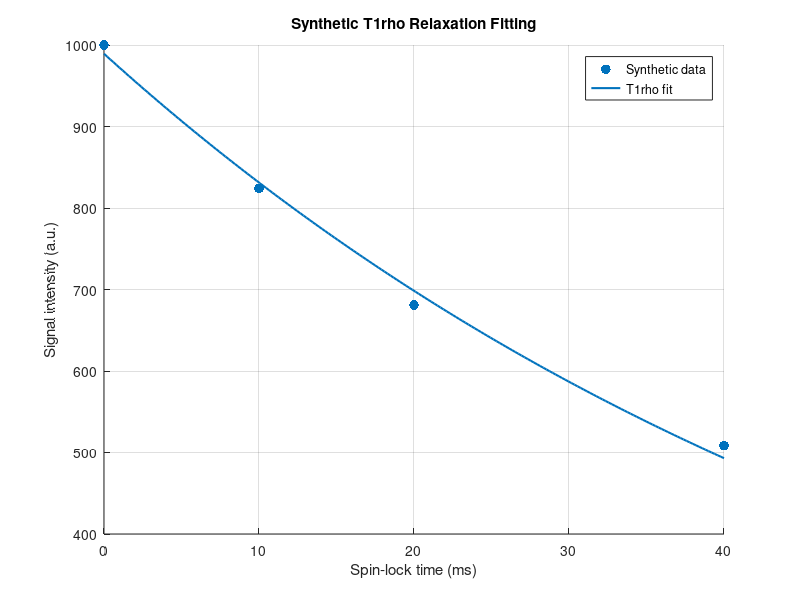

The MATLAB script that drew this image:
%% T1rho Relaxation Fitting Example
% Example of T1rho relaxation-time fitting using synthetic MRI data.
%
% The script generates a mono-exponential T1rho decay, adds Gaussian
% noise, estimates T1rho using nonlinear least-squares fitting, and
% calculates R-squared as a simple measure of goodness of fit.
%
% Only synthetic data are used.

clear;
clc;
close all;

%% Spin-lock times (ms)

TSL = [0 10 20 40];

%% Ground-truth parameters

true_S0 = 1000;
true_T1rho = 55;  % ms

%% Generate synthetic T1rho decay

signal_clean = true_S0 .* exp(-TSL ./ true_T1rho);

%% Add reproducible Gaussian noise

rng(42);
noise = 20 .* randn(size(TSL));
signal_noisy = signal_clean + noise;

%% Define T1rho model

t1rho_model = @(p, tsl) p(1) .* exp(-tsl ./ p(2));

%% Initial parameter estimates

initial_guess = [max(signal_noisy), 50];

%% Estimate S0 and T1rho

objective = @(p) sum( ...
    (signal_noisy - t1rho_model(p, TSL)).^2 ...
);

estimated_parameters = fminsearch( ...
    objective, ...
    initial_guess ...
);

estimated_S0 = estimated_parameters(1);
estimated_T1rho = estimated_parameters(2);

%% Calculate fitted signal at measured TSL values

signal_predicted = t1rho_model( ...
    estimated_parameters, ...
    TSL ...
);

%% Calculate R-squared

residual_sum_squares = sum( ...
    (signal_noisy - signal_predicted).^2 ...
);

total_sum_squares = sum( ...
    (signal_noisy - mean(signal_noisy)).^2 ...
);

R_squared = 1 - ...
    residual_sum_squares / total_sum_squares;

%% Display results

fprintf('True T1rho: %.1f ms\n', true_T1rho);
fprintf('Estimated T1rho: %.1f ms\n', estimated_T1rho);
fprintf('R-squared: %.4f\n', R_squared);

%% Generate fitted curve

TSL_fit = linspace(min(TSL), max(TSL), 200);

signal_fit = t1rho_model( ...
    estimated_parameters, ...
    TSL_fit ...
);

%% Plot results

figure;

scatter(TSL, signal_noisy, 50, 'filled');
hold on;

plot(TSL_fit, signal_fit, 'LineWidth', 1.5);

xlabel('Spin-lock time (ms)');
ylabel('Signal intensity (a.u.)');
title('Synthetic T1rho Relaxation Fitting');

legend('Synthetic data', 'T1rho fit');

grid on;
